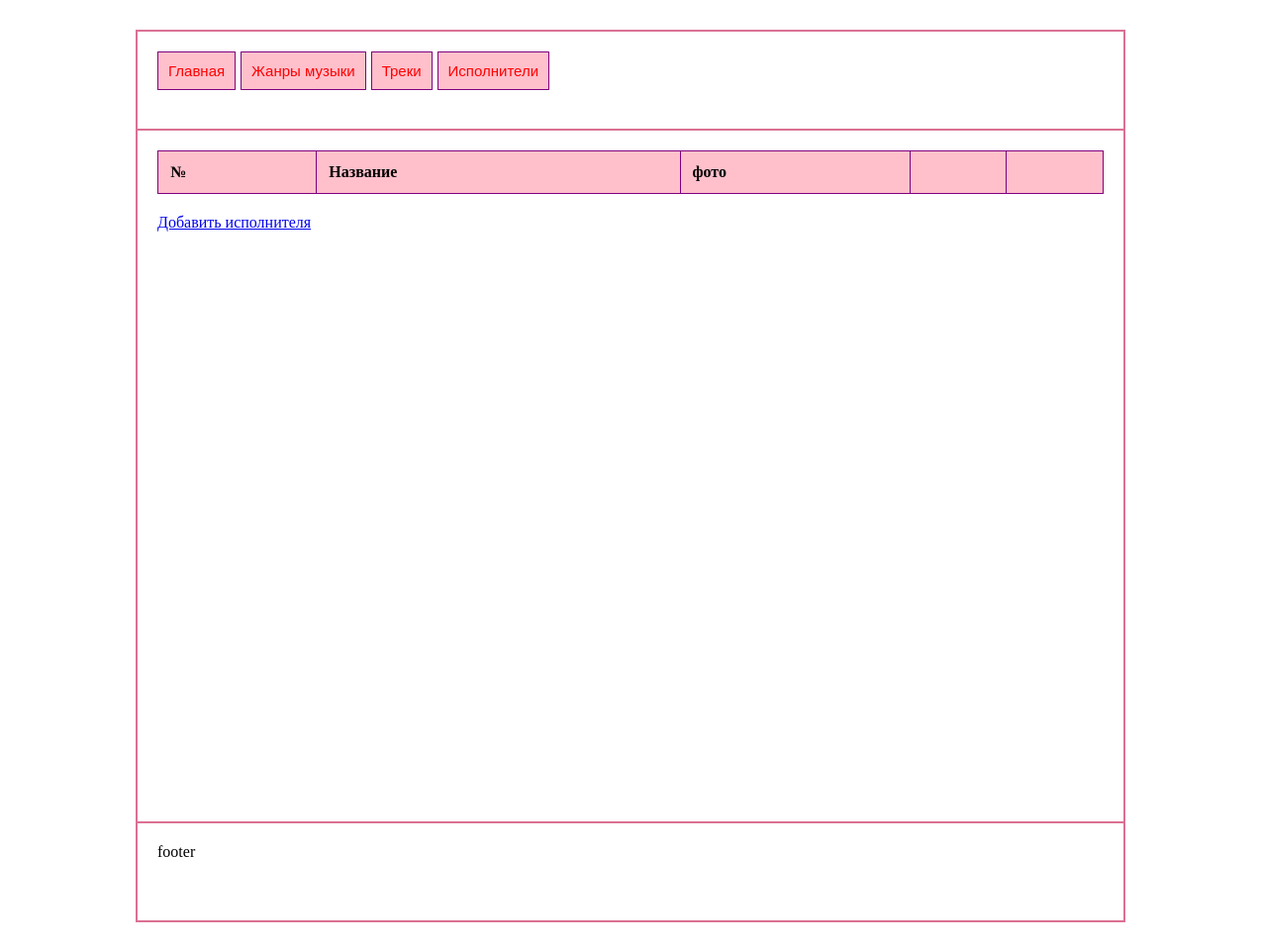
The page /artists/ on the database as committed earlier.
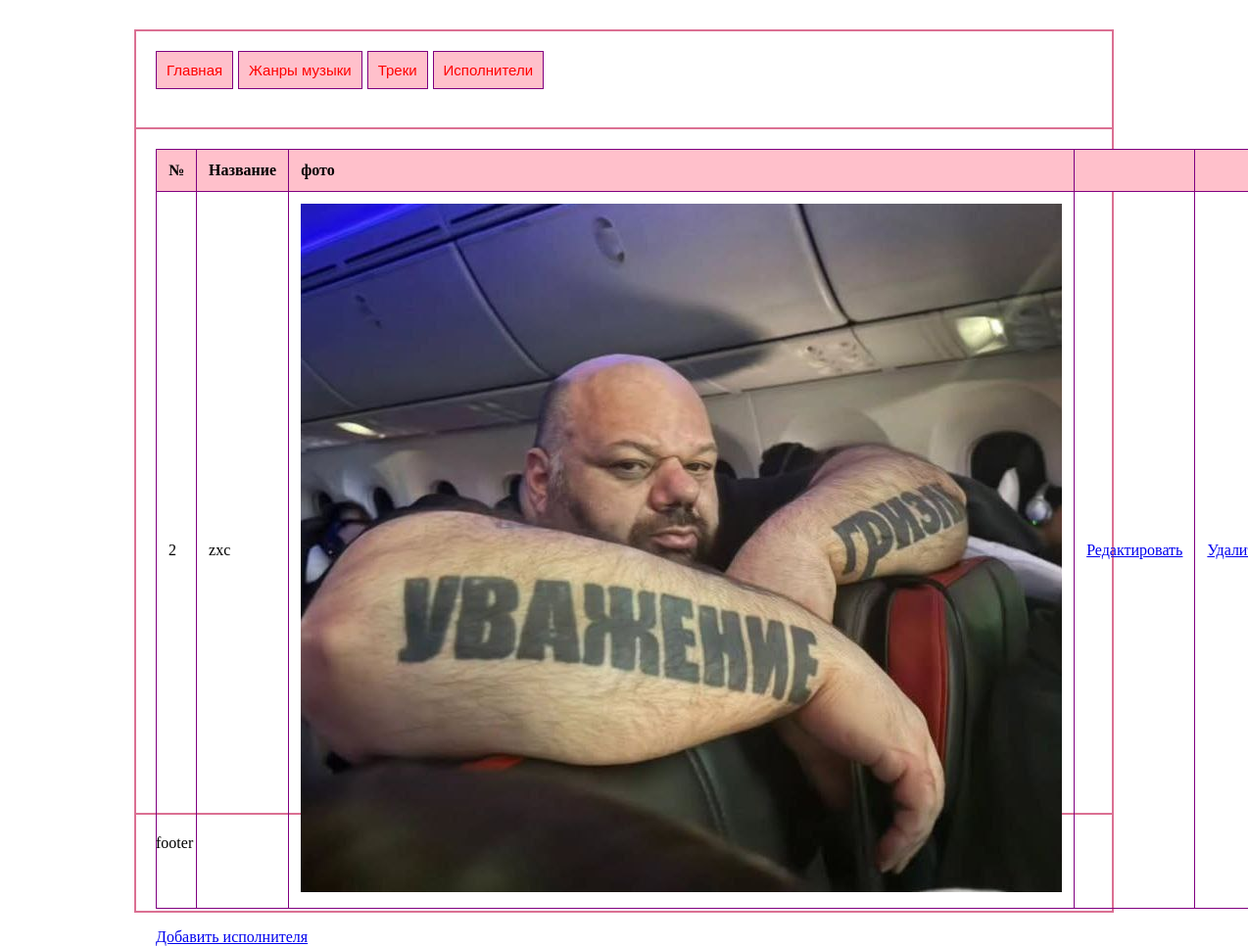
The same page on the database as committed later.
### main/models.py (models this page shows, shortened)
class Artist(models.Model):
    name = models.CharField(max_length=500, unique=True)
    image= models.ImageField(upload_to='artists/', null=True)

### main/views.py (the view)
# urls.py: path('artists/', views.artists),
def artists(request):
    a = Artist.objects.all()
    return render (request, 'artists.html', {'artists':a})

### main/templates/artists.html (shortened to what this page needs)
<!DOCTYPE html>
{% load static %}
<html lang="en">
<head>
    <link rel="stylesheet" href="{% static "styles.css" %}" />
</head>
<body>
    <div id="wrapper">
	<div id="header">
		<div id="menu">
	<a href="/">Главная</a>
	<a href="/janri/" >Жанры музыки</a>
	<a href="/Tracks/">Треки</a>
    <a href="/artists/">Исполнители</a>
</div>
	</div>
	<div id="container">
		<div id="content">
			<table>
                <thead>
                    <tr>
                        <th>№</th>
                        <th>Название</th>
                        <th>фото</th>
                        <th></th>
                        <th></th>
                        </tr>
                        </thead>
            <tbody>
                {% for a in artists %}
                <tr>
                    <td>{{a.id}}</td>
                    <td>{{a.name}}</td>
                    <td><img class="artist_logo" src="/media/{{a.image.url}}" alt=""></td>
                    <td><a href="/editartist/{{a.id}}">Редактировать</a></td>
                    <td><a href="/deleteartist/{{a.id}}">Удалить</a></td>
                </tr>
                {% endfor %}
            </tbody>
            </table>
            <a href="/add_artist/">Добавить исполнителя</a>
		</div>
	</div>
	<div id="footer">
		footer
	</div>
</div>
</body>
</html>

Rows that differ between the two databases and show on the page:
added Artist: id "2", name "zxc", image (picture)
